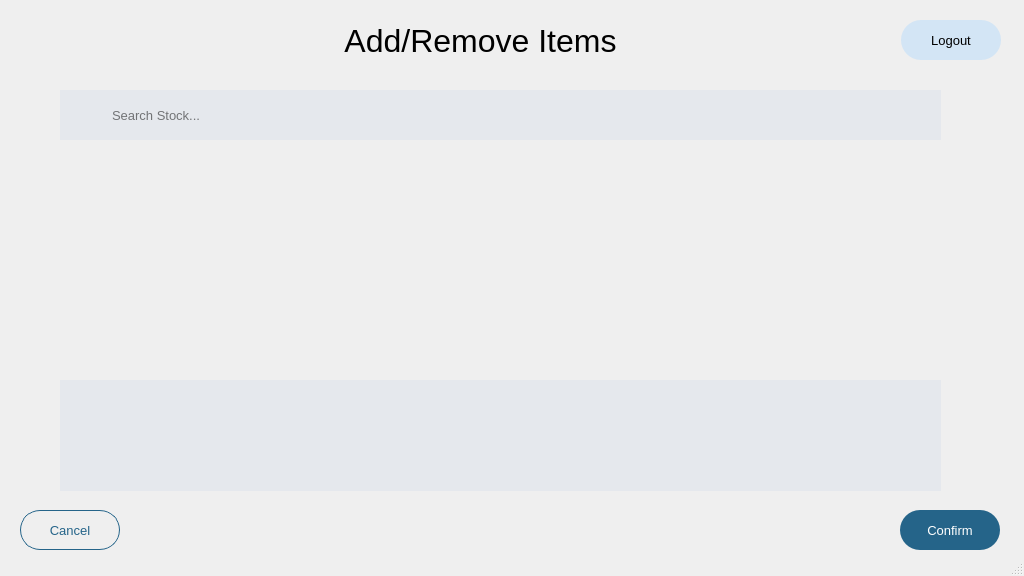
<?xml version="1.0" encoding="UTF-8"?>
<ui version="4.0">
 <class>FutureFridgePanel</class>
 <widget class="QMainWindow" name="FutureFridgePanel">
  <property name="geometry">
   <rect>
    <x>0</x>
    <y>0</y>
    <width>1024</width>
    <height>576</height>
   </rect>
  </property>
  <property name="minimumSize">
   <size>
    <width>1024</width>
    <height>576</height>
   </size>
  </property>
  <property name="maximumSize">
   <size>
    <width>1920</width>
    <height>1080</height>
   </size>
  </property>
  <property name="windowTitle">
   <string>MainWindow</string>
  </property>
  <property name="styleSheet">
   <string notr="true">background-color: #F7F9FE;

QVBoxLayout {
	color: blue;
}</string>
  </property>
  <widget class="QWidget" name="centralwidget">
   <property name="enabled">
    <bool>true</bool>
   </property>
   <widget class="QPushButton" name="confirmButton">
    <property name="geometry">
     <rect>
      <x>900</x>
      <y>510</y>
      <width>100</width>
      <height>40</height>
     </rect>
    </property>
    <property name="minimumSize">
     <size>
      <width>0</width>
      <height>40</height>
     </size>
    </property>
    <property name="maximumSize">
     <size>
      <width>100</width>
      <height>40</height>
     </size>
    </property>
    <property name="font">
     <font>
      <pointsize>10</pointsize>
     </font>
    </property>
    <property name="styleSheet">
     <string notr="true">border: none;
border-radius: 20;
background-color: #256489;
color: #ffffff</string>
    </property>
    <property name="text">
     <string>Confirm</string>
    </property>
    <property name="flat">
     <bool>true</bool>
    </property>
   </widget>
   <widget class="QWidget" name="horizontalLayoutWidget">
    <property name="geometry">
     <rect>
      <x>60</x>
      <y>90</y>
      <width>881</width>
      <height>51</height>
     </rect>
    </property>
    <layout class="QHBoxLayout" name="horizontalLayout">
     <property name="spacing">
      <number>0</number>
     </property>
     <item>
      <widget class="QLabel" name="label_2">
       <property name="sizePolicy">
        <sizepolicy hsizetype="Minimum" vsizetype="Expanding">
         <horstretch>0</horstretch>
         <verstretch>0</verstretch>
        </sizepolicy>
       </property>
       <property name="minimumSize">
        <size>
         <width>40</width>
         <height>40</height>
        </size>
       </property>
       <property name="maximumSize">
        <size>
         <width>100</width>
         <height>100</height>
        </size>
       </property>
       <property name="autoFillBackground">
        <bool>false</bool>
       </property>
       <property name="styleSheet">
        <string notr="true">background: #E5E8ED;
background-image: url(:/Default/Icons/Res/search.svg);
background-repeat: no-repeat;
background-position: center;
border-bottom: 1px solid #71787E;</string>
       </property>
       <property name="text">
        <string/>
       </property>
       <property name="alignment">
        <set>Qt::AlignCenter</set>
       </property>
      </widget>
     </item>
     <item>
      <widget class="QLineEdit" name="productSearchBar">
       <property name="sizePolicy">
        <sizepolicy hsizetype="Expanding" vsizetype="Expanding">
         <horstretch>0</horstretch>
         <verstretch>0</verstretch>
        </sizepolicy>
       </property>
       <property name="minimumSize">
        <size>
         <width>0</width>
         <height>40</height>
        </size>
       </property>
       <property name="maximumSize">
        <size>
         <width>16777215</width>
         <height>72</height>
        </size>
       </property>
       <property name="font">
        <font>
         <pointsize>10</pointsize>
        </font>
       </property>
       <property name="styleSheet">
        <string notr="true">border: none;
background: #E5E8ED;
border-bottom: 1px solid #71787E;
padding: 0 10;</string>
       </property>
       <property name="inputMask">
        <string/>
       </property>
       <property name="maxLength">
        <number>100</number>
       </property>
       <property name="placeholderText">
        <string>Search Stock...</string>
       </property>
       <property name="cursorMoveStyle">
        <enum>Qt::VisualMoveStyle</enum>
       </property>
       <property name="clearButtonEnabled">
        <bool>false</bool>
       </property>
      </widget>
     </item>
    </layout>
   </widget>
   <widget class="QTableWidget" name="tableWidget">
    <property name="geometry">
     <rect>
      <x>60</x>
      <y>380</y>
      <width>881</width>
      <height>111</height>
     </rect>
    </property>
    <property name="styleSheet">
     <string notr="true">border: none;
background: #E5E8ED;</string>
    </property>
   </widget>
   <widget class="QWidget" name="layoutWidget">
    <property name="geometry">
     <rect>
      <x>0</x>
      <y>0</y>
      <width>1021</width>
      <height>61</height>
     </rect>
    </property>
    <layout class="QHBoxLayout" name="TopBar">
     <property name="sizeConstraint">
      <enum>QLayout::SetDefaultConstraint</enum>
     </property>
     <property name="leftMargin">
      <number>20</number>
     </property>
     <property name="topMargin">
      <number>20</number>
     </property>
     <property name="rightMargin">
      <number>20</number>
     </property>
     <property name="bottomMargin">
      <number>0</number>
     </property>
     <item>
      <widget class="QPushButton" name="settingsButton">
       <property name="sizePolicy">
        <sizepolicy hsizetype="Fixed" vsizetype="Fixed">
         <horstretch>0</horstretch>
         <verstretch>0</verstretch>
        </sizepolicy>
       </property>
       <property name="minimumSize">
        <size>
         <width>40</width>
         <height>40</height>
        </size>
       </property>
       <property name="maximumSize">
        <size>
         <width>40</width>
         <height>40</height>
        </size>
       </property>
       <property name="palette">
        <palette>
         <active>
          <colorrole role="Button">
           <brush brushstyle="SolidPattern">
            <color alpha="255">
             <red>247</red>
             <green>249</green>
             <blue>254</blue>
            </color>
           </brush>
          </colorrole>
          <colorrole role="Base">
           <brush brushstyle="SolidPattern">
            <color alpha="255">
             <red>247</red>
             <green>249</green>
             <blue>254</blue>
            </color>
           </brush>
          </colorrole>
          <colorrole role="Window">
           <brush brushstyle="SolidPattern">
            <color alpha="255">
             <red>247</red>
             <green>249</green>
             <blue>254</blue>
            </color>
           </brush>
          </colorrole>
         </active>
         <inactive>
          <colorrole role="Button">
           <brush brushstyle="SolidPattern">
            <color alpha="255">
             <red>247</red>
             <green>249</green>
             <blue>254</blue>
            </color>
           </brush>
          </colorrole>
          <colorrole role="Base">
           <brush brushstyle="SolidPattern">
            <color alpha="255">
             <red>247</red>
             <green>249</green>
             <blue>254</blue>
            </color>
           </brush>
          </colorrole>
          <colorrole role="Window">
           <brush brushstyle="SolidPattern">
            <color alpha="255">
             <red>247</red>
             <green>249</green>
             <blue>254</blue>
            </color>
           </brush>
          </colorrole>
         </inactive>
         <disabled>
          <colorrole role="Button">
           <brush brushstyle="SolidPattern">
            <color alpha="255">
             <red>247</red>
             <green>249</green>
             <blue>254</blue>
            </color>
           </brush>
          </colorrole>
          <colorrole role="Base">
           <brush brushstyle="SolidPattern">
            <color alpha="255">
             <red>247</red>
             <green>249</green>
             <blue>254</blue>
            </color>
           </brush>
          </colorrole>
          <colorrole role="Window">
           <brush brushstyle="SolidPattern">
            <color alpha="255">
             <red>247</red>
             <green>249</green>
             <blue>254</blue>
            </color>
           </brush>
          </colorrole>
         </disabled>
        </palette>
       </property>
       <property name="cursor">
        <cursorShape>PointingHandCursor</cursorShape>
       </property>
       <property name="styleSheet">
        <string notr="true">image: url(:/Default/Icons/Res/settings.svg);
border: none;</string>
       </property>
       <property name="text">
        <string/>
       </property>
      </widget>
     </item>
     <item>
      <widget class="QLabel" name="label">
       <property name="font">
        <font>
         <pointsize>24</pointsize>
        </font>
       </property>
       <property name="text">
        <string>Add/Remove Items</string>
       </property>
       <property name="alignment">
        <set>Qt::AlignCenter</set>
       </property>
      </widget>
     </item>
     <item>
      <widget class="QPushButton" name="logoutButton">
       <property name="minimumSize">
        <size>
         <width>0</width>
         <height>40</height>
        </size>
       </property>
       <property name="maximumSize">
        <size>
         <width>100</width>
         <height>40</height>
        </size>
       </property>
       <property name="font">
        <font>
         <pointsize>10</pointsize>
        </font>
       </property>
       <property name="cursor">
        <cursorShape>ArrowCursor</cursorShape>
       </property>
       <property name="focusPolicy">
        <enum>Qt::StrongFocus</enum>
       </property>
       <property name="autoFillBackground">
        <bool>false</bool>
       </property>
       <property name="styleSheet">
        <string notr="true">border: none;
border-radius: 20;
background-color: #D3E5F5;
selection-background-color: rgb(196, 212, 227);</string>
       </property>
       <property name="text">
        <string>Logout</string>
       </property>
       <property name="autoDefault">
        <bool>false</bool>
       </property>
       <property name="default">
        <bool>false</bool>
       </property>
       <property name="flat">
        <bool>false</bool>
       </property>
      </widget>
     </item>
    </layout>
   </widget>
   <widget class="QScrollArea" name="stockScroll">
    <property name="geometry">
     <rect>
      <x>60</x>
      <y>140</y>
      <width>881</width>
      <height>221</height>
     </rect>
    </property>
    <property name="frameShape">
     <enum>QFrame::NoFrame</enum>
    </property>
    <property name="horizontalScrollBarPolicy">
     <enum>Qt::ScrollBarAlwaysOff</enum>
    </property>
    <property name="widgetResizable">
     <bool>true</bool>
    </property>
    <widget class="QWidget" name="stockScrollContents">
     <property name="geometry">
      <rect>
       <x>0</x>
       <y>0</y>
       <width>881</width>
       <height>221</height>
      </rect>
     </property>
     <widget class="QWidget" name="verticalLayoutWidget">
      <property name="geometry">
       <rect>
        <x>-1</x>
        <y>-1</y>
        <width>881</width>
        <height>221</height>
       </rect>
      </property>
      <layout class="QVBoxLayout" name="productLayout">
       <property name="spacing">
        <number>0</number>
       </property>
       <property name="sizeConstraint">
        <enum>QLayout::SetFixedSize</enum>
       </property>
      </layout>
     </widget>
    </widget>
   </widget>
   <widget class="QPushButton" name="cancelButton">
    <property name="geometry">
     <rect>
      <x>20</x>
      <y>510</y>
      <width>100</width>
      <height>40</height>
     </rect>
    </property>
    <property name="minimumSize">
     <size>
      <width>0</width>
      <height>40</height>
     </size>
    </property>
    <property name="maximumSize">
     <size>
      <width>100</width>
      <height>40</height>
     </size>
    </property>
    <property name="font">
     <font>
      <pointsize>10</pointsize>
     </font>
    </property>
    <property name="styleSheet">
     <string notr="true">border: 1px solid #256489;
border-radius: 20;
background-color: none;
color: #256489</string>
    </property>
    <property name="text">
     <string>Cancel</string>
    </property>
    <property name="flat">
     <bool>true</bool>
    </property>
   </widget>
  </widget>
  <widget class="QStatusBar" name="statusbar">
   <property name="enabled">
    <bool>true</bool>
   </property>
  </widget>
 </widget>
 <resources/>
 <connections/>
</ui>
